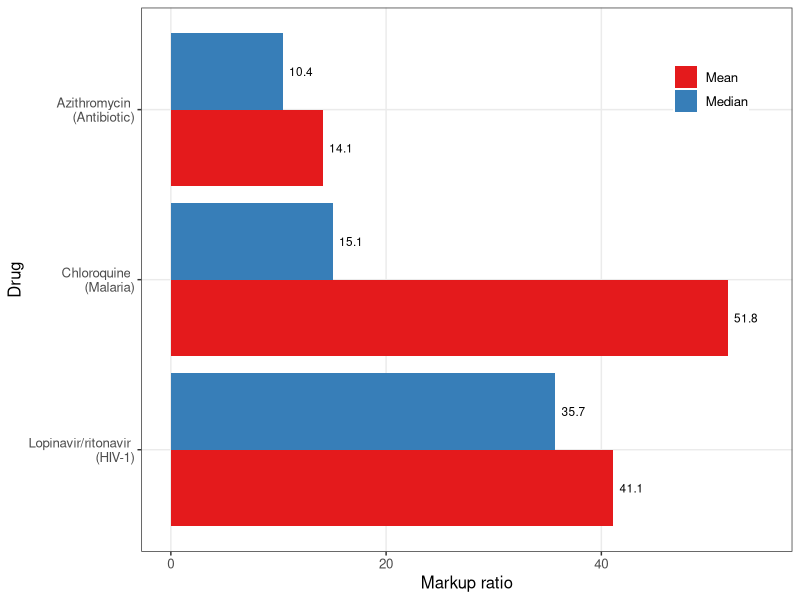
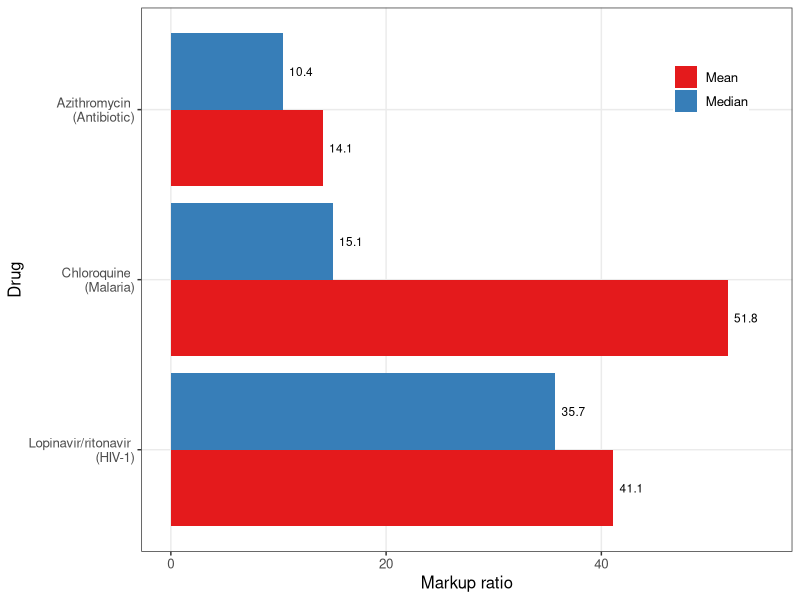

The R source for these figures, in order:
#' Scott Cohn
#' Markup Ratio Analysis
#' Paper: Minimum costs to manufacture new treatments for COVID-19
#' Authors: Andrew Hill, Junzheng Wang, Jacob Levi, Katie Heath, Joseph Fortunak
#' Journal: Journal of Virus Eradication 2020

# NOTE: List price (rounded to nearest USD$)

library(tidyverse)
library(plyr)

# Functions ---------------------------------------------------------------

estMarkup <- function(preTaxCost, tax, convRate){
  costAll = preTaxCost + (preTaxCost*convRate) + (preTaxCost*convRate*tax)
  
  return(costAll)
}

markupRatioFunc <- function(p, c){
  (p - c) / c
}

# Bowles Estimate ---------------------------------------------------------

tax = 0.27
preTaxCost = 18.01
convRate = 0.1

c_star = estMarkup(preTaxCost, tax, convRate)
print(c_star)

# Data Input --------------------------------------------------------------

## Lopinavir/ritonavir (lopRi)
# 14-day treatment course (400 mg once daily)

lopRi <- tibble(
  "drugID" = 1,
  "country" = c("USA_pharm", "USA_va", "SWE", "TUR", "UK", "FRA", "IND", "CHN", "ZAF"),
  "cost_lopRi" = c(503, 349, 172, 149, 144, 97, 40, 17, 15),
)

## Hydroxychloroquine (hyd)
# 14-day treatment course (400 mg once daily)

hyd <- tibble(
  "drugID" = 2,
  "country" = c("CHN", "USA_pharm", "MYS", "France", "UK", "SWE", "BGD", "TUR", "USA_va", "IND"),
  "cost_hyd" = c(19, 18, 7, 5, 4, 3, 3, 3, 3, 2)
)

## Chloroquine (chl)
# 14-day treatment course (155 mg once daily)

chl <- tibble(
  "drugID" = 3,
  "country" = c("USA_pharm", "UK", "CHN", "ZAF", "SWE", "MYS", "IND", "BGD"),
  "cost_chl" = c(93, 8, 5, 5, 4, 2, 1, 0.2)
)

## Azithromycin (azi)
# 14-day treatment course (500 mg once daily)

azi <- tibble(
  "drugID" = 4,
  "country" = c("USA_pharm", "FRA", "ZAF", "BRA", "USA_va", "SWE", "MYS", "UK", "CHN", "BGD", "IND"),
  "cost_avi" = c(63, 44, 35, 19, 17, 16, 11, 11, 7, 5, 5)
)

## Sofosbuvir/daclatasvir (sofDa)
# 14-day treatment course (400/60 mg once daily)

sofDa <- tibble(
  "drugID" = 5,
  "country" = c("USA_va", "UK", "FRA", "BRA", "BGD", "IND", "PAK"),
  "cost_sofDa" = c(18610, 7632, 4662, 4289, 166, 7, 6)
)

## Pirfenidone (pirf)
# 28-day treatment course (801 mg three times daily)

pirf <- tibble(
  "drugID" = 6,
  "country" = c("USA_pharm", "USA_va", "UK", "ZAF", "FRA", "SWE", "TUR", "CHN", "BGD", "IND"),
  "cost_pirf" = c(9606, 6513, 2561, 2490, 2344, 2196, 1499, 1379, 124, 100)
)

## Tocilizumab (toc)
# Single IV dose (560 mg)

toc <- tibble(
  "drugID" = 7,
  "country" = c("USA_pharm", "CHN", "USA_va", "UK", "IND", "BGD", "TUR", "EGY", "ZAF", "PAK"),
  "cost_toc" = c(3383, 1950, 1948, 914, 806, 690, 650, 606, 566, 510)
)

## General Estimates
# Single course
genEst <- tibble(
  "drugID" = seq(1:7),
  "drugName" = c("Lopinavir/ritonavir", "Hydroxychloroquine", "Chloroquine", "Azithromycin", "Sofosbuvir/daclatasvir", "Pirfenidone", "Tocilizumab"),
  #"cost_genEst" = c(4, 1, 0.3, 1.4, 5, 31, NA)
  "cost_genEst" = c(3.92, 1.12, 0.28, 1.4, 5.46, 30.52, NA) # 1/day*14
)

## Combine Dataframes

df <- as_tibble(join_all(list(azi, chl, hyd, lopRi, pirf, sofDa, toc), 
  by = c('country', 'drugID'), type = 'full')
)

dfCost <- left_join(df, genEst, "drugID") %>% 
  gather(3:9, key = "drugKey", value = "drugCostByCountry") %>% 
  drop_na("drugCostByCountry") %>% 
  drop_na("cost_genEst") %>% 
  select("drugID", "drugName", "country", "cost_genEst", "drugCostByCountry")

# Markup ------------------------------------------------------------------

# cbind markup ratio
dfCost <- dfCost  %>% 
  cbind(markupRatio = round(markupRatioFunc(p = dfCost[['drugCostByCountry']], c = dfCost[['cost_genEst']]), digits = 2)) 

# find averages
df_mean <- aggregate(dfCost$markupRatio, list(dfCost$drugName), mean) %>%
  dplyr::rename("mean" = "x") %>%
  dplyr::rename("drugName" = "Group.1") 

df_med <- aggregate(dfCost$markupRatio, list(dfCost$drugName), median) %>%
  dplyr::rename("median" = "x") %>%
  dplyr::rename("drugName" = "Group.1") 

# join averages into df
dfCostAvg <- left_join(df_mean, df_med, by = "drugName")

# left join averages with dfCost by drugID
dfCostAvg <- left_join(dfCostAvg, dfCost, by = "drugName") %>% 
  gather(2:3, key = "avgType", value = "avgVal")

# Visual ------------------------------------------------------------------

# avg markup by drug across ALL countries
drugNames <- c("Lopinavir/ritonavir", 
               "Chloroquine", "Azithromycin")
drugNameDisease <- c("Lopinavir/ritonavir \n (HIV-1)", 
                     "Chloroquine \n (Malaria)",
                     "Azithromycin \n (Antibiotic)")

dfCostAvg %>% 
  filter(drugID != 6) %>% # pirf (not manufactured at scale)
  filter(drugID != 2) %>% # hydrox (not manufactured at scale)
  filter(drugID != 5) %>% # outlier
  mutate(drugName = factor(drugName, levels = drugNames)) %>%
  ggplot(aes(x = factor(drugName), y = avgVal, fill = avgType)) +
  geom_bar(stat = "identity", position = "dodge") +
  scale_x_discrete(label = drugNameDisease) +
  scale_y_continuous(limits = c(0, 55)) +
  scale_fill_brewer(name = "", labels = c("Mean", "Median"), palette = "Set1") +
  labs(y = "Markup ratio", x = "Drug") +
  coord_flip() +
  geom_text(aes(label = round(avgVal, 1)), position = position_dodge(width = 0.9), 
            hjust = -0.25, size = 3, check_overlap = TRUE) +
  theme_bw() +
  theme(legend.title = element_blank(),
        panel.grid.minor = element_blank(),
        text = element_text(size = 12),
        legend.position = c(.875, .85),
        legend.margin = margin(1, 1, 1, 1)) 

ggsave("firmmarketsupply/avgMarkupAllCountries.pdf", width = 6, height = 3, units = "in")
